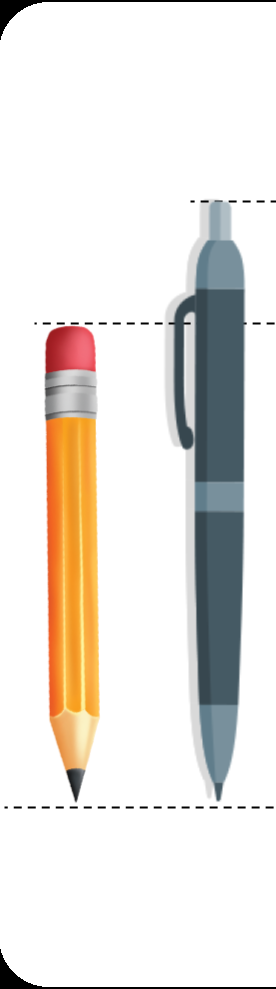
#> input picture height_test1.jpg, 276 x 989 px, found by its file name
$ python exp2.py
#> lines starting #> are read from the running program, lines starting #| are printed output that depends on the picture; after the words box and inside, x2 and y2 are one past the last pixel; in counts of white or black regions, pixels touching at a corner belong together
import imutils.contours
import cv2
# from picamera.array import PiRGBArray
# from picamera import PiCamera
from time import sleep


args = 40
up_image=cv2.imread('images/height_test1.jpg')
#> up_image is the input picture: shape (989, 276, 3); mean B, G, R 223.3, 228.3, 232.4
image=cv2.resize(up_image,(400,900),interpolation=cv2.INTER_AREA)
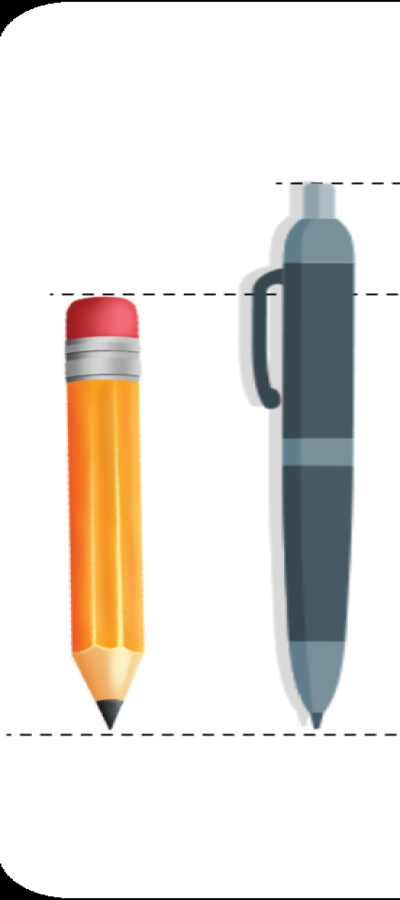
#> image: shape (900, 400, 3); mean B, G, R 223.3, 228.3, 232.4

# Convert to grayscale and blur
greyscale = cv2.cvtColor(image, cv2.COLOR_BGR2GRAY)
greyscale = cv2.GaussianBlur(greyscale,(7,7),cv2.BORDER_DEFAULT)
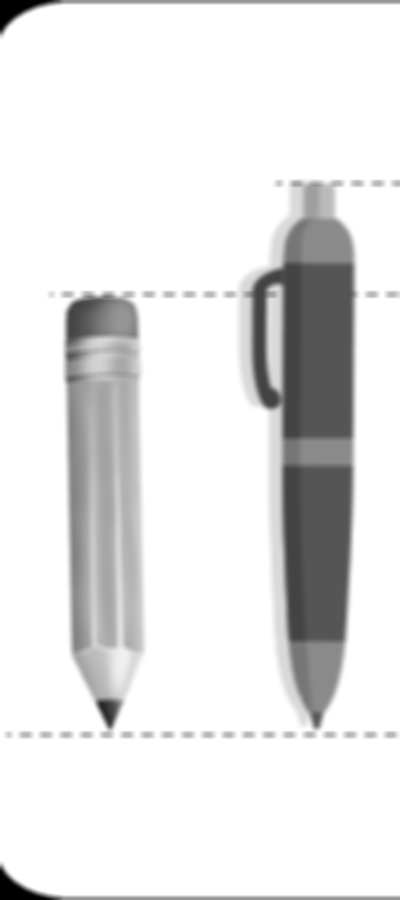
#> greyscale: shape (900, 400); min 0, max 255, mean 229.1
# Detect edges and close gaps
canny_output = cv2.Canny(greyscale, 50, 100)
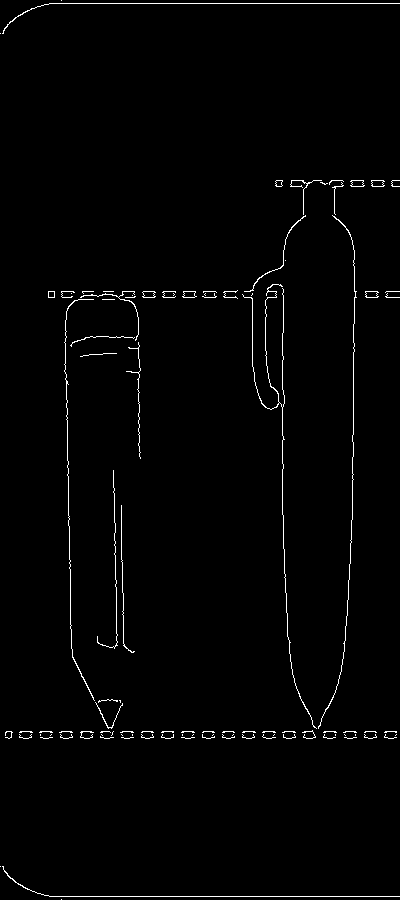
#> canny_output: shape (900, 400); 1.4% white in thin lines or dots
canny_output = cv2.dilate(canny_output, None, iterations=1)
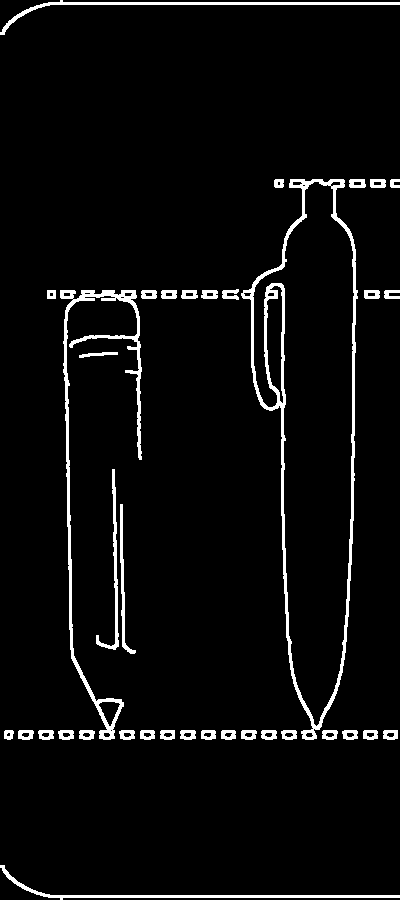
#> canny_output: shape (900, 400); 4.4% white; 37 white regions, largest, box (x1, y1, x2, y2) and area: (241, 179, 358, 740) 5229, (60, 290, 142, 740) 3304, (0, 0, 400, 35) 1288
canny_output = cv2.erode(canny_output, None, iterations=1)
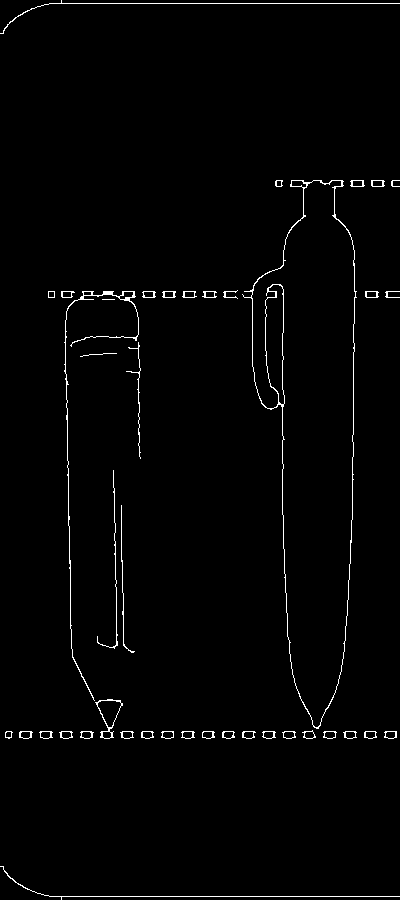
#> canny_output: shape (900, 400); 1.5% white in thin lines or dots

# Get the contours of the shapes, sort l-to-r and create boxes
(contours, _ )= cv2.findContours(canny_output, cv2.RETR_EXTERNAL,
                                  cv2.CHAIN_APPROX_SIMPLE)
#> contours = 42 contours, 10 with area under 20; largest, box (x1, y1, x2, y2) and area: (242, 180, 357, 729) 36997, (95, 699, 123, 739) 518, (64, 291, 139, 701) 268, (19, 731, 33, 739) 78, (323, 731, 337, 739) 76
if len(contours) < 2:
    print("Couldn't detect two or more objects")
    exit(0)

(contours, _) = imutils.contours.sort_contours(contours)
#> contours = 42 contours, 10 with area under 20; largest, box (x1, y1, x2, y2) and area: (242, 180, 357, 729) 36997, (95, 699, 123, 739) 518, (64, 291, 139, 701) 268, (19, 731, 33, 739) 78, (262, 731, 276, 739) 76
contours_poly = [None]*len(contours)
#> contours_poly = 42 items
boundRect = [None]*len(contours)
#> boundRect = 42 items
for i, c in enumerate(contours):
    contours_poly[i] = cv2.approxPolyDP(c, 3, True)
    boundRect[i] = cv2.boundingRect(contours_poly[i])
#> this loop made 42 passes
#> c on passes 6, 14: [[48, 291], [48, 297], [54, 297], [54, 291]], [[102, 299], [114, 299]]
#> after the loop, boundRect = 42 items, first 6: (0, 866, 400, 34), (0, 0, 400, 34), (5, 731, 8, 7), (19, 731, 13, 7), (39, 731, 14, 7), (48, 291, 7, 7); contours_poly = 42 contours, 7 with area under 20; largest, box (x1, y1, x2, y2) and area: (242, 180, 355, 729) 36762, (65, 291, 139, 701) 560, (0, 866, 400, 900) 518, (0, 0, 400, 34) 518, (95, 700, 123, 738) 495

output_image = image.copy()
mmPerPixel = args / boundRect[0][2]
#> mmPerPixel = 0.1
highestRect = 1000
lowestRect = 0

for i in range(1, len(contours)):

    # Too smol?
    if boundRect[i][2] < 50 or boundRect[i][3] < 50:
        continue

    # The first rectangle is our control, so set the ratio
    if highestRect > boundRect[i][1]:
        highestRect = boundRect[i][1]

    if lowestRect < (boundRect[i][1] + boundRect[i][3]):
        lowestRect = (boundRect[i][1] + boundRect[i][3])

    # Create a boundary box
    cv2.rectangle(output_image, (int(boundRect[i][0]), int(boundRect[i][1])),
                  (int(boundRect[i][0] + boundRect[i][2]),
                  int(boundRect[i][1] + boundRect[i][3])), (255, 0, 0), 2)
#> this loop made 41 passes
#> (highestRect, lowestRect) on passes 8, 28: (291, 701), (180, 729)
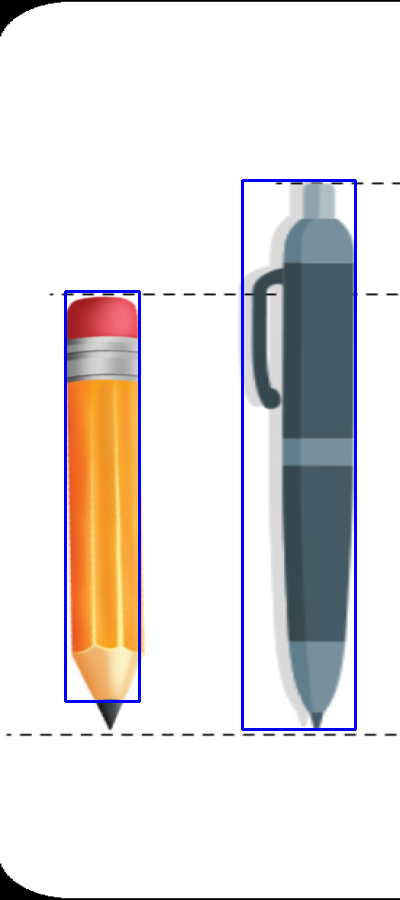
#> output_image: shape (900, 400, 3); 1.91% of pixels changed, all inside (x1, y1, x2, y2) = (64, 179, 357, 731)
#> after the loop, highestRect = 180; lowestRect = 729

# Calculate the size of our plant
plantHeight = (lowestRect - highestRect) * mmPerPixel
#> plantHeight = 54.9
print("Plant height is {0:.0f}mm".format(plantHeight))
#| Plant height is 55mm

# Resize and display the image (press Esc key to exit)
resized_image = cv2.resize(output_image, (1280, 720))
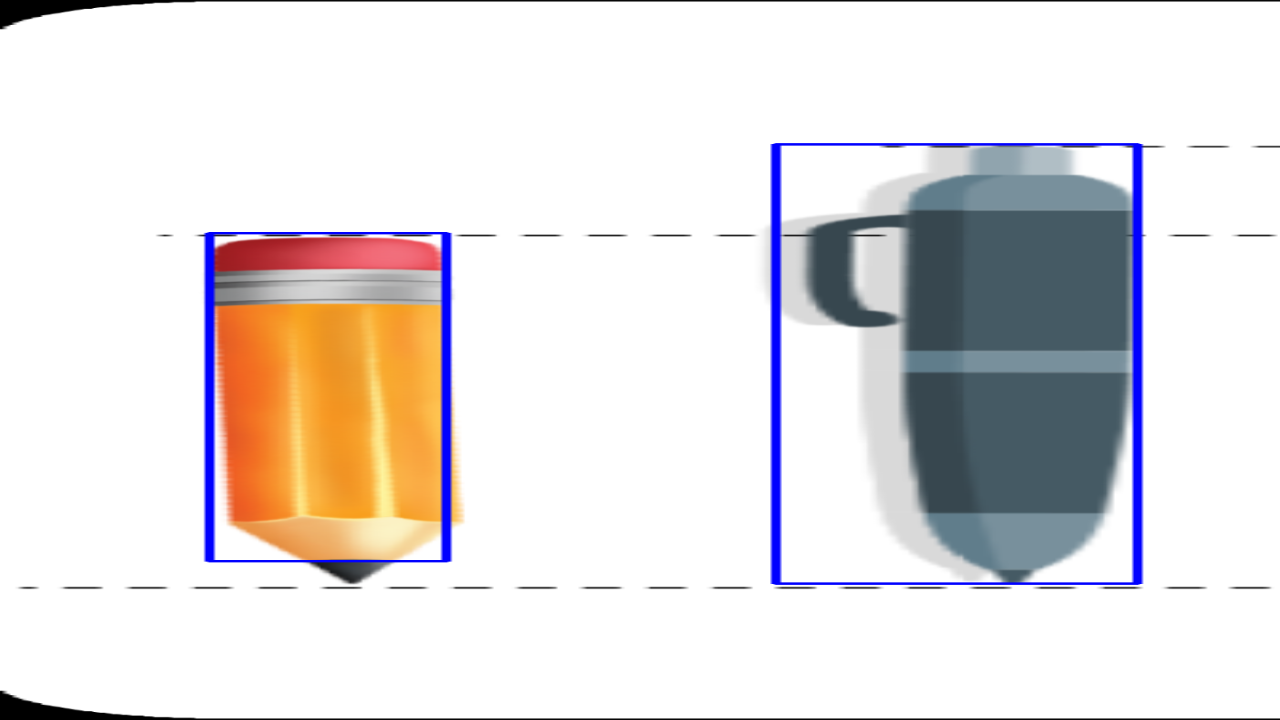
#> resized_image: shape (720, 1280, 3); mean B, G, R 223.8, 223.6, 227.6
cv2.imshow("Image", resized_image)
cv2.waitKey(0)
